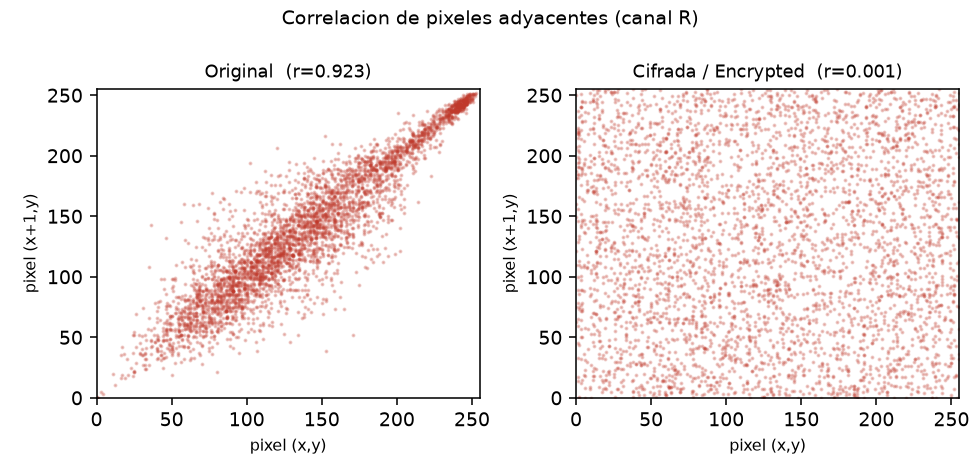
#> input picture articulos/corr_scatter.png, 980 x 476 px
$ python -i analysis_dataset.py   (imports and definitions only)
#> lines starting #> are read from the running program, lines starting #| are printed output that depends on the picture
### fft_image_cipher.py
#!/usr/bin/env python3
"""Cifrado de imagenes en el dominio de la frecuencia (FFT) con cifrado
autenticado.

El nucleo del metodo sigue siendo la propiedad de convolucion de la
Transformada de Fourier: la imagen y una clave derivada de la contrasena se
multiplican en el dominio de la frecuencia, lo que equivale a
convolucionarlas en el dominio espacial. Esa convolucion produce una
representacion *blanqueada* de la imagen (histograma gaussiano, sin parecido
visual al original), util para el analisis estadistico del metodo.

IMPORTANTE (seguridad): la convolucion en frecuencia es una operacion
*lineal* y, por si sola, NO es un cifrado seguro. Conocido un solo par
(imagen, imagen-blanqueada) un atacante puede despejar la clave dividiendo
en frecuencia, F(g) = F(f*g) / F(f), y descifrar cualquier otra imagen
protegida con la misma contrasena. Es la misma debilidad que rompe a los
esquemas opticos lineales de doble mascara de fase aleatoria frente a
ataques de texto plano conocido/elegido (Peng 2006; Frauel 2007).

Para dar al metodo robustez propia como cifrador de imagenes (y no depender
unicamente del sobre autenticado), la representacion blanqueada pasa ademas
por una etapa de CONFUSION-DIFUSION en la linea de la arquitectura de
Fridrich: varias rondas de permutacion de posiciones (confusion) mezcladas
con una difusion no lineal por suma modular y encadenamiento XOR (que
propaga cualquier cambio a todo el arreglo, efecto avalancha). Al combinar
suma y XOR con permutaciones dependientes de la clave, la transformacion
deja de ser lineal, de modo que el ataque de texto plano conocido
F(g)=F(f*g)/F(f) ya no aplica.

Finalmente la confidencialidad y la integridad NO descansan en ninguna de
las etapas anteriores, sino en un cifrado autenticado estandar:
ChaCha20-Poly1305 (RFC 8439). El flujo es:

    1. secreto maestro = PBKDF2-HMAC-SHA256(contrasena, salt, iteraciones)
       (32 bytes; la clave de ChaCha20).
    2. imagen-clave g = SHAKE-256(secreto || "blanqueo") expandida al tamano
       de la imagen.
    3. blanqueo reversible: f*g via FFT, normalizado a 16 bits (se guardan
       los rangos Min-Max por canal para invertirlo sin perdida).
    4. confusion-difusion: rondas de permutacion + difusion no lineal sobre
       los bytes blanqueados, con material derivado de (secreto, nonce).
    5. sellado = ChaCha20-Poly1305(secreto, nonce, resultado, AAD=metadatos).
       La salida (misma longitud que la entrada) se guarda como PNG de 16
       bits por canal; el nonce, el tag de autenticacion, el salt y los
       rangos van en los metadatos del propio PNG.

Descifrar re-deriva el secreto de la contrasena y VERIFICA el tag Poly1305
antes de invertir el blanqueo: si la contrasena es incorrecta o el archivo
fue alterado (ruido, reescalado, un solo bit cambiado), la verificacion
falla y el descifrado se rechaza, en lugar de producir una imagen
degradada. Asi el esquema es no maleable: cualquier manipulacion se detecta.

El PNG cifrado es de 16 bits por canal porque el texto plano sellado tiene
exactamente alto*ancho*3 valores de 16 bits. Pillow solo escribe/lee PNG
RGB de 8 bits, asi que se usa un lector/escritor de PNG minimo compatible
con el estandar.
"""

from __future__ import annotations

import argparse
import base64
import hashlib
import json
import os
import struct
import sys
import zlib
from pathlib import Path

import numpy as np
from cryptography.exceptions import InvalidTag
from cryptography.hazmat.primitives.ciphers.aead import ChaCha20Poly1305
from PIL import Image

# Estabilizador sumado al denominador en la division de frecuencia, para
# evitar dividir por (casi) cero cuando la FFT de la clave tiene valores
# muy pequenos en alguna frecuencia.
EPSILON = 1e-10

# Cabecera fija que identifica a cualquier archivo PNG valido (8 bytes).
FIRMA_PNG = b"\x89PNG\r\n\x1a\n"

# Numero de iteraciones de PBKDF2: cuantas mas, mas lento es probar cada
# contrasena por fuerza bruta, a costa de que cifrar/descifrar tambien
# tarde un poco mas. 310,000 sigue la recomendacion vigente para
# PBKDF2-HMAC-SHA256.
ITERACIONES_PBKDF2 = 310_000

# Tamano del salt aleatorio (en bytes) que se genera en cada cifrado, para
# que la misma contrasena nunca produzca el mismo secreto dos veces.
BYTES_SALT = 16

# Tamano del nonce de ChaCha20-Poly1305 (RFC 8439 fija 96 bits = 12 bytes).
BYTES_NONCE = 12

# Longitud del tag de autenticacion Poly1305 (128 bits = 16 bytes).
BYTES_TAG = 16

# Separador de dominio para que la clave de ChaCha20 y el flujo de blanqueo
# se deriven del mismo secreto sin reutilizarlo directamente.
DOMINIO_BLANQUEO = b"fft-image-cipher|blanqueo|v2"

# Numero de rondas de confusion-difusion. Con 3 rondas la difusion alcanza
# valores de NPCR/UACI practicamente ideales.
RONDAS_CD = 3

# Separador de dominio del material (keystream, permutacion, IV) de cada
# ronda de confusion-difusion.
DOMINIO_CD = b"fft-image-cipher|confusion-difusion|v2"


# [4 lines left out: function cargar_imagen_rgb, not called in this run]


def derivar_secreto_maestro(contrasena: str, salt: bytes, iteraciones: int) -> bytes:
    """Convierte la contrasena (mas el salt) en un secreto maestro de 32
    bytes mediante PBKDF2-HMAC-SHA256. Ese secreto es la clave de
    ChaCha20-Poly1305 y, ademas, la semilla del flujo de blanqueo."""
    return hashlib.pbkdf2_hmac("sha256", contrasena.encode("utf-8"), salt, iteraciones, dklen=32)


def derivar_imagen_clave(secreto_maestro: bytes, forma: tuple[int, int, int]) -> np.ndarray:
    """Genera la "imagen-clave" g del tamano de la imagen a partir del
    secreto maestro. SHAKE-256 (funcion de salida extensible de SHA-3) se
    usa como generador pseudoaleatorio para expandir el secreto a
    exactamente alto*ancho*3 bytes. Se anade un separador de dominio para
    no reutilizar el secreto tal cual (que tambien es la clave de ChaCha20).
    """
    n_bytes = forma[0] * forma[1] * forma[2]
    flujo_clave = hashlib.shake_256(secreto_maestro + DOMINIO_BLANQUEO).digest(n_bytes)
    return np.frombuffer(flujo_clave, dtype=np.uint8).reshape(forma).astype(np.float64)


# [89 lines left out: functions _bloque_png, guardar_png16, cargar_png16, not called in this run]


def normalizar_a_uint16(canal: np.ndarray, valor_min: float, valor_max: float) -> np.ndarray:
    """Reescala un canal de valores reales (con un rango enorme, tipico
    de una convolucion) al rango entero [0, 65535] que cabe en 16 bits."""
    if valor_max == valor_min:
        return np.zeros_like(canal, dtype=np.uint16)
    normalizado = (canal - valor_min) / (valor_max - valor_min) * 65535.0
    return np.clip(np.rint(normalizado), 0, 65535).astype(np.uint16)


# [7 lines left out: function desnormalizar_desde_uint16, not called in this run]


def fft_blanquear(imagen: np.ndarray, clave: np.ndarray) -> tuple[np.ndarray, list[tuple[float, float]]]:
    """Transformacion de *blanqueo* reversible (no es el cifrado en si).

    Para cada canal (R, G, B) multiplica la FFT de la imagen por la FFT de
    la clave y aplica la IFFT. Por la propiedad de convolucion de Fourier
    esto equivale a convolucionar imagen y clave en el dominio espacial,
    produciendo una representacion decorrelacionada, de histograma
    gaussiano y sin parecido visual al original. Devuelve tambien, por
    canal, el (valor_min, valor_max) usado para normalizar a 16 bits, sin
    el cual el blanqueo no podria invertirse sin perdida.
    """
    blanqueada = np.empty(imagen.shape, dtype=np.uint16)
    rangos_canal: list[tuple[float, float]] = []
    for canal in range(3):
        fft_imagen = np.fft.fft2(imagen[:, :, canal])
        fft_clave = np.fft.fft2(clave[:, :, canal])
        espacial = np.real(np.fft.ifft2(fft_imagen * fft_clave))
        valor_min, valor_max = float(espacial.min()), float(espacial.max())
        blanqueada[:, :, canal] = normalizar_a_uint16(espacial, valor_min, valor_max)
        rangos_canal.append((valor_min, valor_max))
    return blanqueada, rangos_canal


# [16 lines left out: function fft_desblanquear, not called in this run]


def _material_ronda_cd(secreto: bytes, nonce: bytes, n_bytes: int, ronda: int) -> tuple[np.ndarray, np.ndarray, int]:
    """Deriva, de forma reproducible, el material de una ronda de
    confusion-difusion: un keystream de n_bytes, una permutacion de las
    n_bytes posiciones y un byte de inicializacion (IV). Todo se obtiene de
    SHAKE-256 sembrado con (secreto, nonce, dominio, numero de ronda), de
    modo que cifrado y descifrado regeneran exactamente el mismo material."""
    blob = hashlib.shake_256(secreto + nonce + DOMINIO_CD + bytes([ronda])).digest(n_bytes + 33)
    keystream = np.frombuffer(blob[:n_bytes], dtype=np.uint8)
    semilla = int.from_bytes(blob[n_bytes : n_bytes + 32], "big")
    iv = blob[n_bytes + 32]
    permutacion = np.random.default_rng(semilla).permutation(n_bytes)
    return keystream, permutacion, iv


def _difundir(x: np.ndarray, keystream: np.ndarray, iv: int) -> np.ndarray:
    """Difusion no lineal hacia adelante: suma modular con el keystream y
    encadenamiento XOR acumulado (prefijo XOR). Asi cada byte de salida
    depende de todos los bytes anteriores: un solo cambio se propaga en
    cascada (efecto avalancha)."""
    t = (x + keystream).astype(np.uint8)  # suma mod 256
    t[0] ^= iv
    return np.bitwise_xor.accumulate(t)


# [8 lines left out: function _desdifundir, not called in this run]


def confusion_difusion(datos: bytes, secreto: bytes, nonce: bytes) -> bytes:
    """Aplica RONDAS_CD rondas de (difusion no lineal + permutacion) sobre
    los bytes de entrada. La mezcla de suma modular, XOR encadenado y
    permutaciones dependientes de la clave hace que la transformacion sea no
    lineal y con difusion completa, resistente a ataques de texto plano
    conocido/elegido a los que si sucumbe la convolucion lineal por si sola."""
    x = np.frombuffer(datos, dtype=np.uint8).copy()
    n = x.size
    for ronda in range(RONDAS_CD):
        keystream, permutacion, iv = _material_ronda_cd(secreto, nonce, n, ronda)
        x = _difundir(x, keystream, iv)
        x = x[permutacion]
    return x.tobytes()


# [22 lines left out: functions inversa_confusion_difusion, _aad_desde_metadatos, not called in this run]


def cifrar(imagen: np.ndarray, contrasena: str) -> tuple[np.ndarray, dict]:
    """Cifra la imagen y devuelve (pixeles cifrados de 16 bits, metadatos).

    Blanquea la imagen con la FFT, serializa la representacion blanqueada a
    bytes y la sella con ChaCha20-Poly1305. La salida sellada (misma
    longitud que el texto plano) se reinterpreta como una imagen de 16 bits
    por canal, apta para guardarse como PNG."""
    forma = imagen.shape
    salt = os.urandom(BYTES_SALT)
    nonce = os.urandom(BYTES_NONCE)
    secreto = derivar_secreto_maestro(contrasena, salt, ITERACIONES_PBKDF2)
    clave = derivar_imagen_clave(secreto, forma)

    blanqueada, rangos_canal = fft_blanquear(imagen, clave)
    # Confusion-difusion: rompe la linealidad del blanqueo y difunde
    # cualquier cambio a todo el arreglo antes del sellado autenticado.
    texto_plano = confusion_difusion(blanqueada.astype(">u2").tobytes(), secreto, nonce)

    metadatos = {
        "rangos": rangos_canal,
        "salt": base64.b64encode(salt).decode("ascii"),
        "nonce": base64.b64encode(nonce).decode("ascii"),
        "iteraciones": ITERACIONES_PBKDF2,
        "alto": int(forma[0]),
        "ancho": int(forma[1]),
    }
    sellado = ChaCha20Poly1305(secreto).encrypt(nonce, texto_plano, _aad_desde_metadatos(metadatos))
    cuerpo, tag = sellado[:-BYTES_TAG], sellado[-BYTES_TAG:]
    metadatos["tag"] = base64.b64encode(tag).decode("ascii")

    cifrado = np.frombuffer(cuerpo, dtype=">u2").reshape(forma).astype(np.uint16)
    return cifrado, metadatos


# [88 lines left out: functions descifrar, salida_predeterminada, ejecutar_cifrado, ejecutar_descifrado, construir_analizador, principal, not called in this run]


# [2 lines that do not run on import are left out]

### analisis/analysis_dataset.py
#!/usr/bin/env python3
"""Evaluacion multi-imagen del cifrado autenticado FFT sobre un subconjunto
diverso de la USC-SIPI Image Database (sipi.usc.edu/database).

Responde a las revisiones: (1) resultados agregados sobre varias imagenes de
distinta resolucion y contenido; (2) metricas de cifrado de imagen
adicionales --- correlacion de pixeles adyacentes (H/V/D), correlacion
plano-cifrado, NPCR, UACI, sensibilidad a la clave; (3) comparacion con un
cifrador estandar (AES-256-CTR); (4) evaluacion de rendimiento (tiempos de
cifrado/descifrado por tamano, throughput y memoria pico); y verifica la
integridad (rechazo autenticado ante contrasena incorrecta, ruido y
reescalado simetrico).

Uso:
    python analysis_dataset.py [--out DIR] [--data DIR]
"""

from __future__ import annotations

import argparse
import json
import statistics
import sys
import time
from pathlib import Path

import matplotlib

# [1 line not run here, left out]
import matplotlib.pyplot as plt
import numpy as np
from cryptography.exceptions import InvalidTag
from cryptography.hazmat.primitives.ciphers import Cipher, algorithms, modes
from PIL import Image

sys.path.insert(0, str(Path(__file__).resolve().parent.parent))

from fft_image_cipher import (  # noqa: E402
    ITERACIONES_PBKDF2,
    cifrar,
    confusion_difusion,
    derivar_imagen_clave,
    derivar_secreto_maestro,
    descifrar,
    fft_blanquear,
)

PASSWORD = "Cript0Analisis2026!"
WRONG_PASSWORD = "ContrasenaIncorrecta"
NPCR_IDEAL = 99.6094
UACI_IDEAL = 33.4635

# Subconjunto curado: distinto contenido (natural, aereo, textura) y
# resolucion (256, 512, 1024), color y escala de grises.
CURADAS = [
    "misc/4.1.04.tiff", "misc/4.1.05.tiff", "misc/4.2.03.tiff", "misc/4.2.05.tiff",
    "misc/4.2.06.tiff", "misc/4.2.07.tiff", "misc/5.1.10.tiff", "misc/5.2.08.tiff",
    "misc/5.3.01.tiff", "misc/7.1.05.tiff", "misc/boat.512.tiff", "misc/house.tiff",
    "aerials/2.1.01.tiff", "aerials/2.2.01.tiff", "aerials/3.2.25.tiff",
    "textures/1.1.01.tiff", "textures/1.2.04.tiff", "textures/1.5.04.tiff",
]

rng = np.random.default_rng(2026)


def cargar_rgb(ruta: Path) -> np.ndarray:
    return np.asarray(Image.open(ruta).convert("RGB"), dtype=np.uint8)


# [37 lines left out: functions entropia, _corr, correlacion_adyacente, not called in this run]


def aes256_ctr(datos: bytes, clave: bytes, nonce: bytes) -> bytes:
    enc = Cipher(algorithms.AES(clave), modes.CTR(nonce)).encryptor()
    return enc.update(datos) + enc.finalize()


def nucleo(img: np.ndarray, secreto: bytes, g: np.ndarray, nonce: bytes) -> np.ndarray:
    bl, _ = fft_blanquear(img.astype(np.float64), g)
    return np.frombuffer(confusion_difusion(bl.astype(">u2").tobytes(), secreto, nonce), np.uint8)


# [25 lines left out: functions npcr_uaci, rechazado, resize_uint16, not called in this run]


def evaluar_imagen(ruta: Path) -> dict:
#> called with ruta = '../articulos/corr_scatter.png'
    img = cargar_rgb(ruta)
    h, w = img.shape[:2]
    n_bytes = h * w * 3
    imgf = img.astype(np.float64)

    t0 = time.perf_counter()
    enc, meta = cifrar(imgf, PASSWORD)
#> the loop in fft_blanquear, `for canal in range(3):` made 3 passes
#> (valor_min, valor_max) on passes 1 to 2: (1.45e+10, 1.46e+10), (1.41e+10, 1.42e+10)
#> pass 1, in fft_blanquear, `espacial = np.real(np.fft.ifft2(fft_imagen * fft_clave))`:
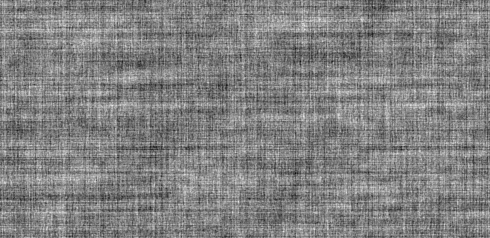
#> espacial: shape (476, 980) float64 (shown at 1/2 size); min 1.45e+10, max 1.46e+10, mean 1.45e+10; drawn with min black and max white
#> pass 2, in fft_blanquear, `espacial = np.real(np.fft.ifft2(fft_imagen * fft_clave))`:
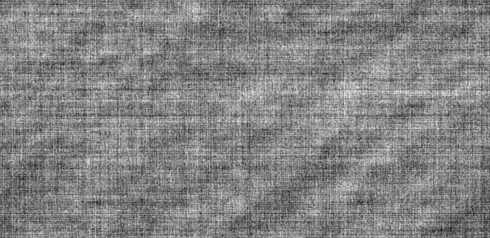
#> espacial: shape (476, 980) float64 (shown at 1/2 size); min 1.41e+10, max 1.42e+10, mean 1.42e+10; drawn with min black and max white
#> after the loop in fft_blanquear, `for canal in range(3):`:
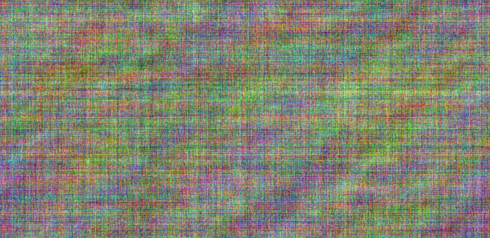
#> blanqueada: shape (476, 980, 3) uint16 (shown at 1/2 size); mean R, G, B 33316.5, 33734.3, 29118.3; drawn with min black and max white
#> after the loop in fft_blanquear, `for canal in range(3):`:
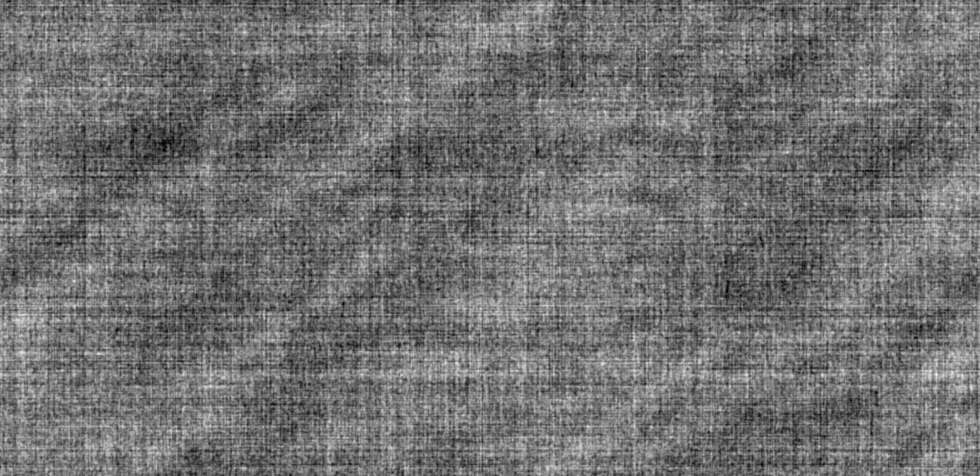
#> espacial: shape (476, 980) float64; min 1.41e+10, max 1.41e+10, mean 1.41e+10; drawn with min black and max white
#> after the loop in fft_blanquear, `for canal in range(3):`: rangos_canal = [(1.45e+10, 1.46e+10), (1.41e+10, 1.42e+10), (1.41e+10, 1.41e+10)]
#> in cifrar, `metadatos = { "rangos": rangos_canal, "salt": base64.b64encode(salt).d..`: metadatos = {'rangos': [(1.45e+10, 1.46e+10), (1.41e+10, 1.42e+10), (1.41e+10, 1.41e+10)], 'salt': '5s7dXCa/apnO57Ig/ldWLQ==', 'nonce': 'MIjmnVOivso0afrQ', 'iteraciones': 310000, 'alto': 476, 'ancho': 980}
    t_enc = time.perf_counter() - t0

    t0 = time.perf_counter()
    dec = descifrar(enc, meta, PASSWORD)
    t_dec = time.perf_counter() - t0

    exacta = bool(np.array_equal(img, dec))
    preview = (enc >> 8).astype(np.uint8)

    # metricas estadisticas
    ent_o = entropia(img)
    ent_e = entropia(preview)
    corr_o = correlacion_adyacente(img)
    corr_e = correlacion_adyacente(preview)
    corr_pc = _corr(img.ravel(), preview.ravel())  # plano-cifrado

    # difusion (nucleo, clave fija)
    salt_fijo = b"\x00" * 16
    nonce_fijo = b"\x00" * 12
    secreto = derivar_secreto_maestro(PASSWORD, salt_fijo, ITERACIONES_PBKDF2)
    g = derivar_imagen_clave(secreto, img.shape)
    npcr, uaci = npcr_uaci(img, secreto, g, nonce_fijo)
    secreto_alt = bytearray(secreto)
    secreto_alt[0] ^= 1
    g_alt = derivar_imagen_clave(bytes(secreto_alt), img.shape)
    c_base = nucleo(img, secreto, g, nonce_fijo)
    c_key = nucleo(img, bytes(secreto_alt), g_alt, nonce_fijo)
    key_sens = float(100.0 * np.mean(c_base != c_key))

    # integridad: contrasena incorrecta, ruido, reescalado simetrico
    integridad = {"wrong_password": rechazado(enc, meta, WRONG_PASSWORD)}
    for etq, frac in [("noise_low", 0.0005), ("noise_mid", 0.0025), ("noise_high", 0.005)]:
        noisy = np.clip(np.rint(enc.astype(np.float64) + rng.normal(0, frac * 65535.0, enc.shape)), 0, 65535).astype(np.uint16)
        integridad[etq] = rechazado(noisy, meta, PASSWORD)
    for pct in [1, 5, 10]:
        for signo, factor in [("down", 1 - pct / 100), ("up", 1 + pct / 100)]:
            nh, nw = max(1, round(h * factor)), max(1, round(w * factor))
            integridad[f"resize_{signo}_{pct}"] = rechazado(resize_uint16(enc, nh, nw), meta, PASSWORD)
    todo_rechazado = all(integridad.values())

    # baseline AES-256-CTR sobre los mismos bytes
    aes_key = derivar_secreto_maestro(PASSWORD, b"\x01" * 16, ITERACIONES_PBKDF2)
    aes_ct = aes256_ctr(img.tobytes(), aes_key, b"\x00" * 16)
    aes_img = np.frombuffer(aes_ct, np.uint8).reshape(img.shape)
    aes_ent = entropia(aes_img)
    aes_corr = correlacion_adyacente(aes_img)

    return {
        "image": str(ruta.name),
        "height": h, "width": w, "megapixels": round(h * w / 1e6, 3),
        "exact_recovery": exacta,
        "entropy_original": ent_o, "entropy_encrypted": ent_e,
        "corr_original": corr_o, "corr_encrypted": corr_e,
        "corr_plain_cipher": corr_pc,
        "npcr": npcr, "uaci": uaci, "key_sensitivity": key_sens,
        "integrity_all_rejected": todo_rechazado, "integrity_detail": integridad,
        "t_encrypt_s": t_enc, "t_decrypt_s": t_dec,
        "throughput_enc_MBps": (n_bytes / 1e6) / t_enc,
        "throughput_dec_MBps": (n_bytes / 1e6) / t_dec,
        "aes_entropy_encrypted": aes_ent, "aes_corr_encrypted": aes_corr,
    }


def agregar(valores: list[float]) -> dict:
    return {"mean": float(np.mean(valores)), "std": float(np.std(valores)),
            "min": float(np.min(valores)), "max": float(np.max(valores))}


# [106 lines left out: functions figura_correlacion, figura_rendimiento, main, not called in this run]


# [2 lines not run here, left out]

#> (the run stopped early here; a loop or call above may not have finished)
